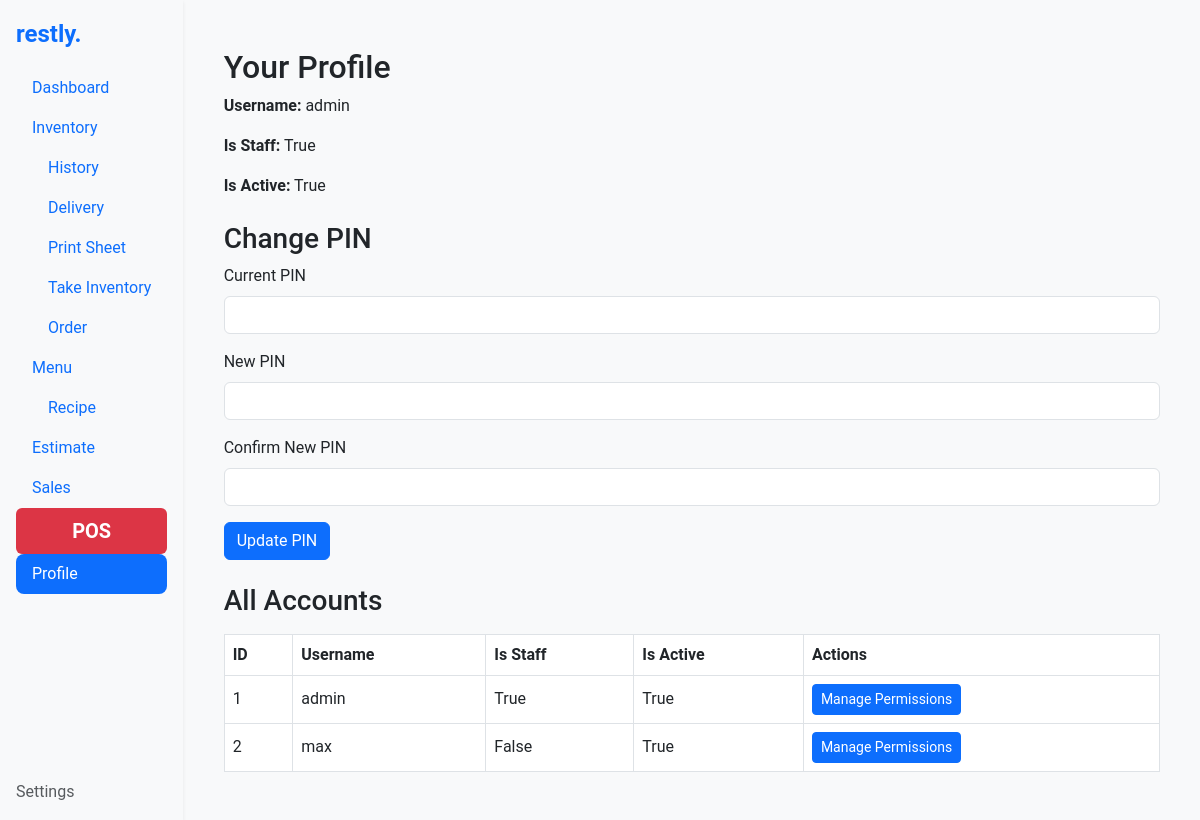
Page /accounts/profile/ (signed in) on the committed database.
### accounts/models.py (models this page shows, shortened)
class CustomUser(AbstractBaseUser, PermissionsMixin):
    username = models.CharField(max_length=150, unique=True)
    pin = models.CharField(max_length=4)  # PIN field
    is_active = models.BooleanField(default=True)
    is_staff = models.BooleanField(default=False)
    allowed_urls = models.JSONField(default=list, blank=True)
    full_name = models.CharField(max_length=255, null=True, blank=True, verbose_name="Full Name")
    nick_name = models.CharField(max_length=100, null=True, blank=True, verbose_name="Nick Name")
    hourly_wage = models.DecimalField(max_digits=10, decimal_places=2, null=True, blank=True, verbose_name="Hourly Wage")
    staff_meal_limit = models.DecimalField(max_digits=10, decimal_places=2, null=True, blank=True, verbose_name="Staff Meal Limit")
    address = models.TextField(null=True, blank=True, verbose_name="Address")
    phone_number = models.CharField(max_length=15, null=True, blank=True, verbose_name="Phone Number")
    join_date = models.DateField(default=now, verbose_name="Join Date")
    role = models.CharField(max_length=50, choices=[("Staff", "Staff"), ("Manager", "Manager"), ("Admin", "Admin")], default="Staff")
    email = models.EmailField(unique=True, null=True, blank=True)
    objects = CustomUserManager()
    USERNAME_FIELD = "username"
    REQUIRED_FIELDS = []

### accounts/views.py (the view, shortened to what this page needs)
# urls.py: path("profile/", profile_view, name="profile"),
@login_required
def profile_view(request):
    user = request.user
    all_users = CustomUser.objects.all() if user.is_superuser else None
    context = {
        "user": user,
        "all_users": all_users,  # Pass all users to the context for superusers
    }
    return render(request, "accounts/profile.html", context)

### accounts/templates/accounts/profile.html (shortened to what this page needs)
{% extends "base.html" %}
{% block content %}
<div class="container my-4">
    <h2>Your Profile</h2>
    <p><strong>Username:</strong> {{ user.username }}</p>
    <p><strong>Is Staff:</strong> {{ user.is_staff }}</p>
    <p><strong>Is Active:</strong> {{ user.is_active }}</p>
    <h3 class="mt-4">Change PIN</h3>
    <form method="POST">
        <div class="mb-3">
            <label for="current_pin" class="form-label">Current PIN</label>
            <input type="password" name="current_pin" id="current_pin" class="form-control" required>
        </div>
        <div class="mb-3">
            <label for="new_pin" class="form-label">New PIN</label>
            <input type="password" name="new_pin" id="new_pin" class="form-control" required>
        </div>
        <div class="mb-3">
            <label for="confirm_new_pin" class="form-label">Confirm New PIN</label>
            <input type="password" name="confirm_new_pin" id="confirm_new_pin" class="form-control" required>
        </div>
        <button type="submit" class="btn btn-primary">Update PIN</button>
    </form>
    {% if all_users %}
    <h3 class="mt-4">All Accounts</h3>
    <table class="table table-bordered mt-3">
        <thead>
            <tr>
                <th>ID</th>
                <th>Username</th>
                <th>Is Staff</th>
                <th>Is Active</th>
                <th>Actions</th>
            </tr>
        </thead>
        <tbody>
            {% for account in all_users %}
            <tr>
                <td>{{ account.id }}</td>
                <td>{{ account.username }}</td>
                <td>{{ account.is_staff }}</td>
                <td>{{ account.is_active }}</td>
                <td>
                    <a href="{% url 'manage_permissions' account.id %}" class="btn btn-sm btn-primary">Manage Permissions</a>
                </td>
            </tr>
            {% endfor %}
        </tbody>
    </table>
    {% endif %}
</div>
{% endblock %}

### static/styles.css (style rules this page uses)
body { font-family: 'Roboto', sans-serif; background-color: #f8f9fa; }
.container { max-width: 960px; }
.table { margin-bottom: 0; }
.table th, .table td { vertical-align: middle; }
.btn-primary { display: inline-flex; align-items: center; gap: 0.5rem; }

### rows in the picture
CustomUser: username "admin", is_staff "True", is_active "True", id "1"
CustomUser: id "2", username "max", is_staff "False", is_active "True"
